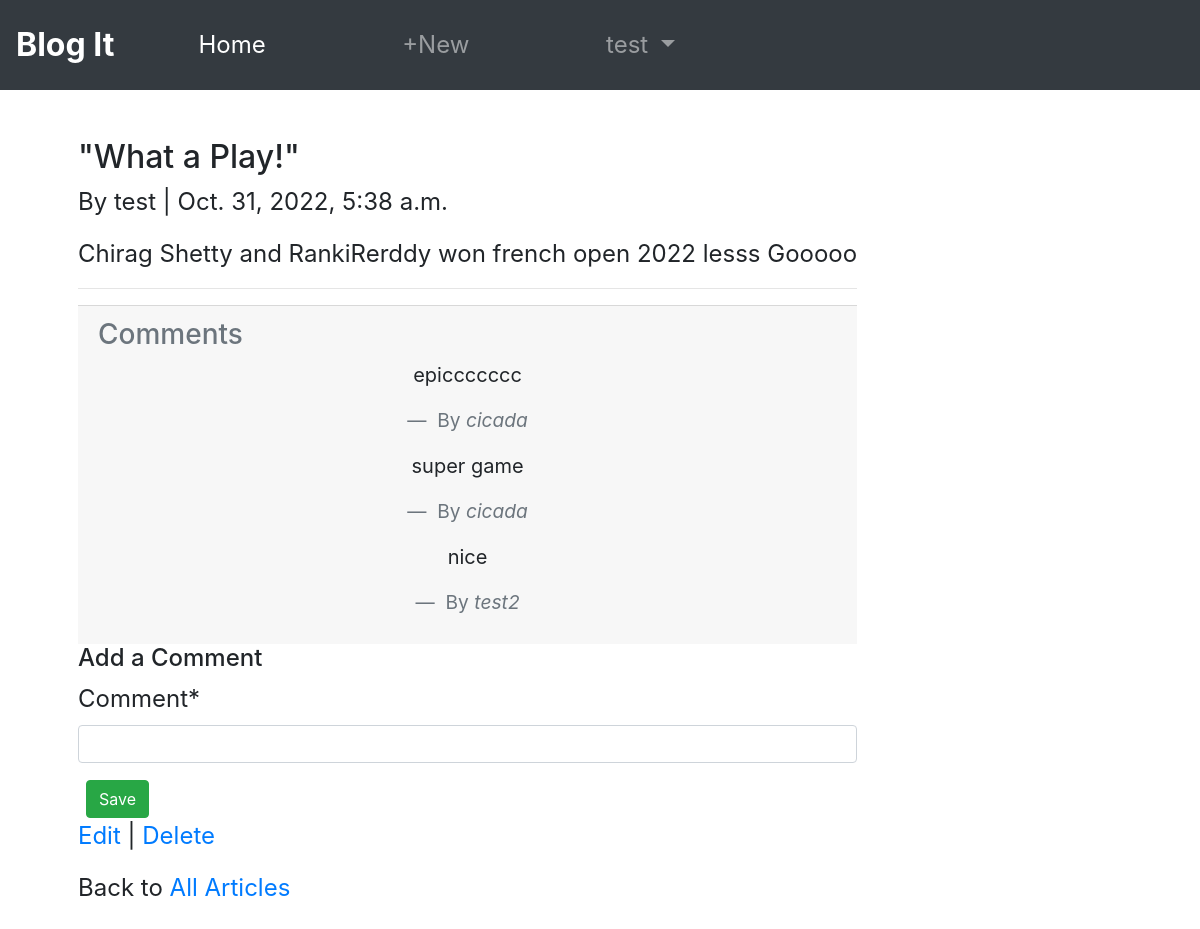
/articles/10/ (signed in), run on the app's committed database.
### accounts/models.py (models this page shows)
class CustomUser(AbstractUser):
    age = models.PositiveIntegerField(null=True,blank=True)

### articles/models.py (models this page shows, shortened)
class Article(models.Model):
    title= models.CharField(max_length=255)
    body= models.TextField()
    date = models.DateTimeField(auto_now_add=True)
    author=models.ForeignKey(
        settings.AUTH_USER_MODEL,
        on_delete=models.CASCADE,
    )

class Comment(models.Model):
    article = models.ForeignKey(Article,on_delete=models.CASCADE)
    comment = models.CharField(max_length=200)
    author = models.ForeignKey(
        settings.AUTH_USER_MODEL,
        on_delete=models.CASCADE,
    )
    def __str__(self):
        return self.comment

### articles/views.py (the view, shortened to what this page needs)
# urls.py: path("<int:pk>/",ArticleDetailView.as_view(),name="article_detail"),
class ArticleDetailView(LoginRequiredMixin,DetailView):
    def get(self,request,*args,**kwargs):
        view =CommentGet.as_view()
        return view(request,*args,**kwargs)

### articles/forms.py
class CommentForm(forms.ModelForm):
    class Meta:
        model = Comment
        fields = ("comment",)

### articles/views.py (called while the page is built)
    def get_context_data(self, **kwargs):
        context = super().get_context_data(**kwargs)
        context['form']=CommentForm()
        return context

### articles/templates/article_detail.html (shortened to what this page needs)
{% extends "base.html" %}
{% load crispy_forms_tags %}
{% block content %}
    <div class="article-entry">
        <h2>{{ object.title }}</h2>
        <p>By {{ object.author }} | {{ object.date }}</p>
        <p>{{ object.body }}</p>
    </div>
    <hr>
    <div class="card-footer">
        <h3 class="text-muted">Comments</h3>
        {% for comment in article.comment_set.all %}
            <figure class="text-center">
                <blockquote class="blockquote">
                  <p> {{ comment }}</p>
                </blockquote>
                <figcaption class="blockquote-footer">
                  By <cite title="Source Title">{{ comment.author }}</cite>
                </figcaption>
              </figure>
        {% endfor %}
    </div>
    <h4>Add a Comment</h4>
        <form action="" method="post">
            {{ form|crispy }}
            <button class="btn btn-success ml-2" type="submit">Save</button>
        </form>
    <p>
        <a href="{% url 'article_edit' article.pk %}">Edit</a> |
        <a href="{% url 'article_delete' article.pk %}">Delete</a>
    </p>
    <p>Back to <a href="{% url 'article_list' %}">All Articles</a></p>
{% endblock content %}

### accounts/templates/base.html (shortened to what this page needs)
<!DOCTYPE html>
<html lang="en">
<head>
    <link rel="stylesheet" href="https://cdn.jsdelivr.net/npm/bootstrap@4.3.1/dist/css/bootstrap.min.css">
</head>
<body>
    <nav class="navbar navbar-expand-lg navbar-dark bg-dark p-3 ">
        <a class="navbar-brand" href="{% url 'home' %}">Blog It</a>
        <div class="collapse navbar-collapse" id="navbarNavDropdown">
          <ul class="navbar-nav">
            <li class="nav-item active col-4">
              <a class="nav-link" href="{% url 'home' %}">Home</a>
            </li>
            {% if user.is_authenticated %}
            <li class="nav-item col-4">
              <a class="nav-link" href="{% url 'article_new' %}">+New</a>
            </li>
            <li class="nav-item dropdown col-4">
              <a class="nav-link dropdown-toggle" href="#" id="navbarDropdownMenuLink" data-toggle="dropdown" aria-haspopup="true" aria-expanded="false">
                {{ user.username }}
              </a>
            </li>
            {% endif %}
        </ul>
        </div>
      </nav>
    <div class="container p-5  main-content">
        <div class="d-flex justify-content-start">
            <main>
              {% block content %}
              {% endblock content %}
          </main>
        </div>
    </div>
</body>
</html>

### accounts/templates/base.html (style rules this page uses)
.navbar,.main-content { font-size: 24px; }
.navbar-brand { font-weight: bold; font-size: 32px; }
.navbar-nav > li { padding-left:60px; padding-right:60px; }

### data on the page
CustomUser: username "test"
Article: title "\"What a Play!\"", author "test", date "Oct. 31, 2022, 5:38 a.m.", body "Chirag Shetty and RankiRerddy won french open 2022 lesss Gooooo"
Comment: comment "epiccccccc", author "cicada"
Comment: comment "super game", author "cicada"
Comment: comment "nice", author "test2"
